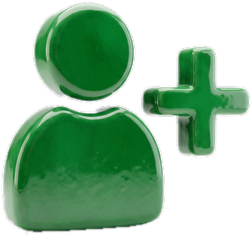
#> input picture assets/friends_hero.png, 252 x 237 px, found by its file name
$ python clean_shadow.py
#> lines starting #> are read from the running program, lines starting #| are printed output that depends on the picture; after the words box and inside, x2 and y2 are one past the last pixel; in counts of white or black regions, pixels touching at a corner belong together
from PIL import Image, ImageFilter
import numpy as np

img = Image.open(r"c:\Users\Admin\Desktop\Code\NU-Front\assets\friends_hero.png").convert("RGBA")
#> img is the input picture: PIL image 252x237 RGBA; mean R, G, B, A 31.8, 72.4, 41.7, 131.3
arr = np.array(img)
rgb = arr[:, :, :3]
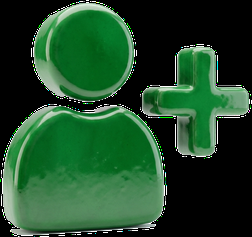
#> rgb: shape (237, 252, 3); mean R, G, B 31.8, 72.4, 41.7
alpha = arr[:, :, 3]
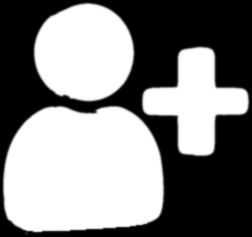
#> alpha: shape (237, 252); min 0, max 255, mean 131.3

# Pixels that are green:
# G channel is higher than R and B
is_green = (rgb[:, :, 1].astype(int) > rgb[:, :, 0].astype(int) + 12) & \
           (rgb[:, :, 1].astype(int) > rgb[:, :, 2].astype(int) + 12) & \
           (rgb[:, :, 1] > 40)
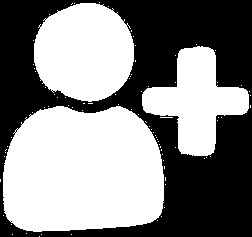
#> is_green: shape (237, 252) bool; 52.5% white; 1 black region, box (x1, y1, x2, y2) and area: (0, 0, 252, 237) 28346

# Also keep highlights on the green surface (where lum > 200 but surrounded by green)
# Any isolated grey at the very bottom:
height, width = arr.shape[:2]
#> height = 237; width = 252
for y in range(int(height * 0.85), height):
    for x in range(width):
        if not is_green[y, x]:
            alpha[y, x] = 0
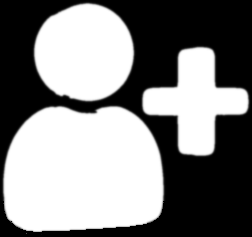
#> alpha: shape (237, 252); 0.7% of pixels changed, all inside (x1, y1, x2, y2) = (1, 201, 166, 236)

arr[:, :, 3] = alpha
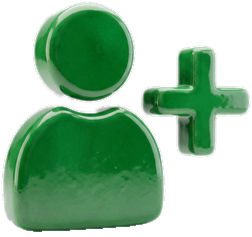
#> arr: shape (237, 252, 4); 0.7% of pixels changed, all inside (x1, y1, x2, y2) = (1, 201, 166, 236); transparent parts drawn white
result = Image.fromarray(arr)

# Smooth edges
alpha_channel = Image.fromarray(arr[:, :, 3], mode='L')
alpha_smooth = alpha_channel.filter(ImageFilter.GaussianBlur(radius=0.8))
result.putalpha(alpha_smooth)

bbox = result.getbbox()
#> bbox = (0, 0, 252, 237)
if bbox:
    result = result.crop(bbox)

result.save(r"c:\Users\Admin\Desktop\Code\NU-Front\assets\friends_hero.png", "PNG")

# Update dark preview
bg_dark = Image.new("RGBA", result.size, (37, 36, 36, 255))
bg_dark.alpha_composite(result)
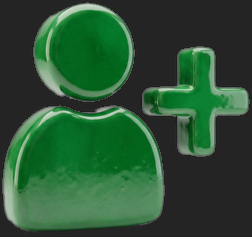
#> bg_dark: PIL image 252x237 RGBA; mean R, G, B, A 43.6, 82.3, 52.6, 255
bg_dark.save(r"C:\Users\Admin\.gemini\antigravity-ide\brain\9f0d952f-2526-44e0-a5c0-aba3dd8f6b63\friends_hero_primary_dark.png", "PNG")
print("Cleaned bottom shadow!")
